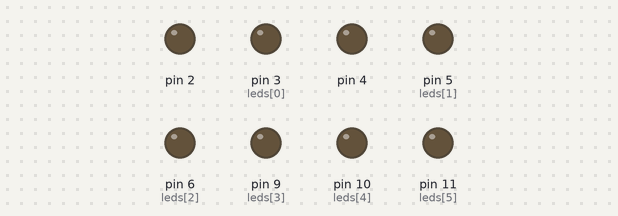
Recording of a sketch running on a simulated Arduino Uno, built with avr-gcc and run on an emulated ATmega328P. On the bench: output pins drawn as LEDs (lit = HIGH).

Above: at 0.15 s.
Timing chart, 0 to 1.6 s (numbered marks = the images above):
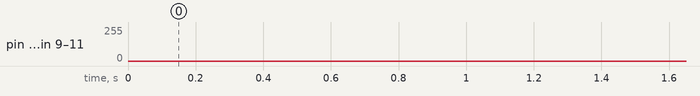

The sketch:

fader01.ino
```cpp
const int ledCount=6;
byte leds[ledCount] = {3, 5, 6, 9, 10, 11};
byte ledsVal[ledCount] = {10,60,120,160,200,255};
byte ledsDir[ledCount] = {0, 1, 2, 1, 1, 2};
int x;
const int interval = 5;
int previousMillis;
void setup() {
    // put your setup code here, to run once:
    for (int i = 0; i < ledCount; i++){
        pinMode(i, OUTPUT);
    }
    Serial.begin(9600);
}

void loop() {
    unsigned long currentMillis = millis();
    if(currentMillis - previousMillis >= interval) {
        //Serial.println(ledsDir[2]);
        pulseLED();
        x++;
        //Serial.println(x);
        previousMillis = currentMillis;
    }
}

void pulseLED() {
    for (int i = 0; i < ledCount; i++) {
        switch(ledsDir[i]){
            case 0:
                if (ledsVal[i] > 0) ledsVal[i]--;
                break;
            case 1:
                ledsVal[i]++;
                if (ledsVal[i] >= 255) ledsDir[i] = 2;
                break;
            case 2:
                ledsVal[i]--;
                if (ledsVal[i] <= 0) ledsDir[i] = 1;
                break;
            default:
                Serial.println("default");
                break;
        }
        analogWrite(leds[i], ledsVal[i]);
    }
    /*
        Serial.print(leds[2]);
        Serial.print("\t");
        Serial.println(ledsVal[2]);
        */
}
```
